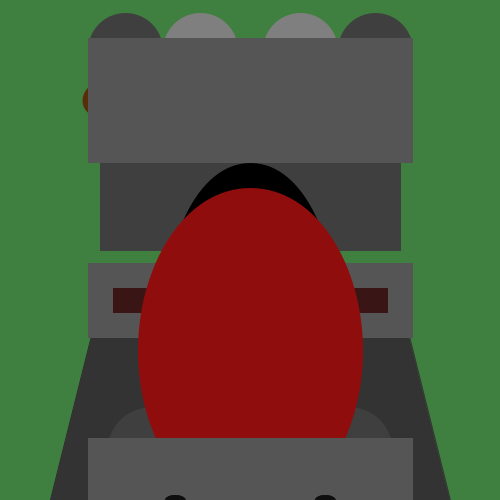
Frame 1 (no input)
Frame 60 (the mouse pressed at the canvas centre just before this capture): identical to frame 1, image omitted
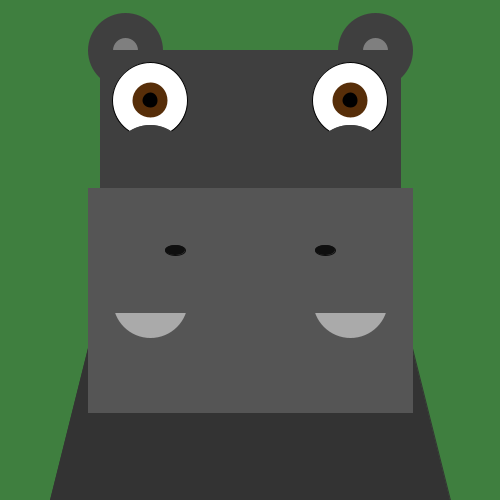
Frame 120 (the mouse held since frame 60 and released just before this capture)

The Processing sketch that drew these frames (run headless with seeded random() and noise(); from frame 60 on, the mouse is pressed at the canvas centre):

// Processing sketch: processing_130030
// ── processing_130030.pde

//hippo

void setup () {
size (500,500);
}
void draw () {
background (63.75,127.5,63.75);
ellipseMode (CENTER);
strokeWeight (25);
fill (127.5);
stroke (63.75);
ellipse (125,50,50,50);
ellipse (375,50,50,50);
rectMode (CENTER);
strokeWeight (1);
fill (51);
stroke (51);
quad (50,500,100,300,400,300,450,500);
fill (63.75);
stroke (63.75);
rect (250,150,300,200);
fill (255);
stroke (0);
ellipse (150,100,75,75);
ellipse (350,100,75,75);
strokeWeight (10);
stroke (87,46,9);
fill (0);
ellipse ((mouseX+100),100,25,25);
ellipse ((mouseX-100),100,25,25);
fill (63.75);
stroke (63.75);
ellipse (150,-mouseY+450,75,75);
ellipse (350,-mouseY+450,75,75);
strokeWeight (1);
fill (63.75);
stroke (63.75);
ellipse (150,162.5,75,75);
ellipse (350,162.5,75,75);
fill (57,21,21);
stroke (85);
strokeWeight (25);
rect (250,300,300,mouseY-50);
fill (0);
stroke (0);
ellipse (250,325,150,mouseY-300);
fill (144,13,13);
stroke (144,13,13);
ellipse (250,350,200,mouseY-300);
fill (127.5);
stroke (127.5);
ellipse (200,mouseY+50,50,50);
ellipse (300,mouseY+50,50,50);
fill (85);
stroke (85);
rect (250,mouseY+100,300,100);
fill (170);
stroke (170);
ellipse (150,-mouseY+550,50,50);
ellipse (350,-mouseY+550,50,50);
fill (85);
stroke (85);
rect (250,-mouseY+500,300,100);
fill (15);
stroke (15);
strokeWeight (1);
ellipse (175,-mouseY+500,20,10);
ellipse (325,-mouseY+500,20,10);
}
